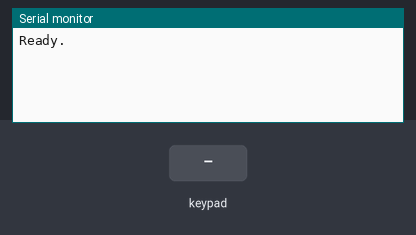
Simulated run of this sketch. Board: ESP32. Parts: the last lines printed to the serial monitor. Inputs (shaded band) come from the test bench. Nothing arrives over Bluetooth unless stated.

Above: at 1.2 s.
1.3 s: key 'U' pressed
At 2.6 s:
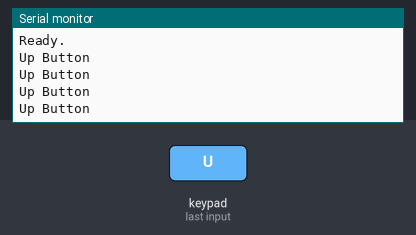
2.9 s: key 'D' pressed
At 4.3 s:
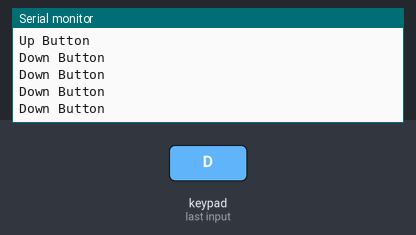

Measured:
- after the input at 1.3 s, the serial monitor: prints a new line after 0.10 s (image 1)
- after the input at 2.9 s, the serial monitor: prints a new line after 0.10 s (image 2)

The sketch:

PS4ReceiveData.ino
```cpp
#include <PS4Controller.h>

void setup() {
  Serial.begin(115200);
  Serial2.begin(115200);
  PS4.begin("24:62:AB:FB:15:1A");
  Serial.println("Ready.");
}

void loop() {
  // Below has all accessible outputs from the controller
  if (PS4.isConnected()) {
    if (PS4.Down()) {
      Serial.println("Down Button");
      Serial.println();
      Serial2.write(1);
    }
    else if (PS4.Up()) {
      Serial.println("Up Button");
      Serial.println();
      Serial2.write(2);
    }
    else {
      Serial2.write(0);
    }
    delay(100);
  }
}
```
